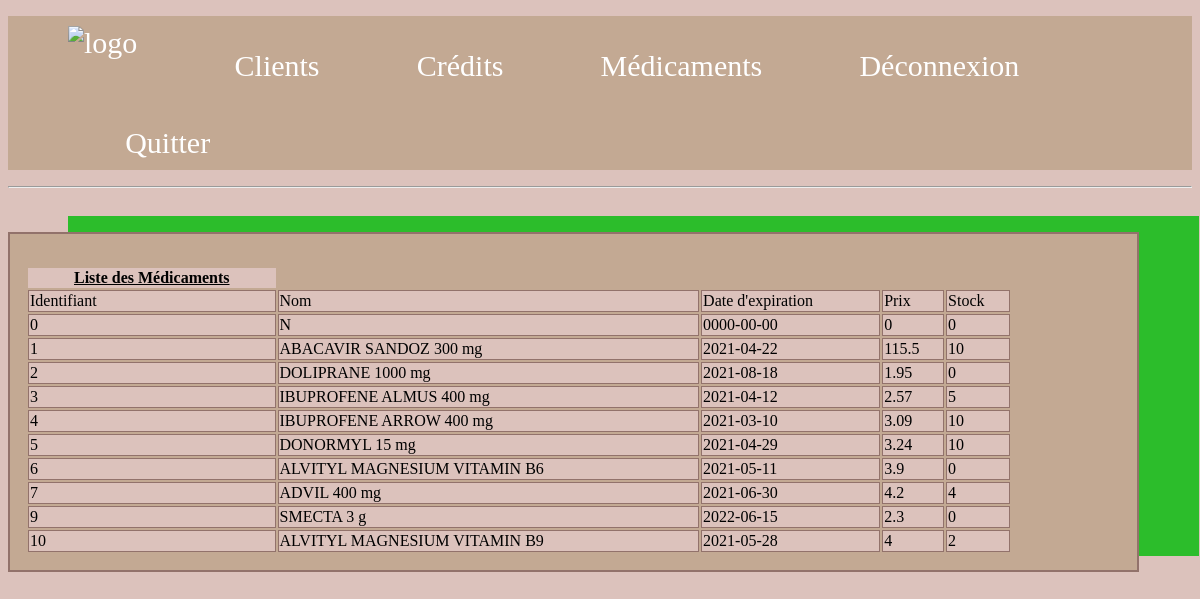
/stockbientôtvide.php, run on the app's committed database.
### stockbientôtvide.php (the view, shortened to what this page needs)
<!DOCTYPE html>
<html>
<head>
	<?php require 'menu.php'; ?>
	<link rel="stylesheet" href="stylebis.css">
</head>
<body>
	<hr><br><br>
    <div class="divafficher">
       <table>
            <thead>
                <tr>
            	   <th><u>Liste des Médicaments</u></th>
        	   </tr>
                <tr>
        		  <td>Identifiant</td>
        		  <td>Nom</td>
        		  <td>Date d'expiration</td>
        		  <td>Prix</td>
        		  <td>Stock </td>
        	   </tr>
            </thead>
            <tbody>
            <?php
                try{$bdd = new PDO('mysql:host=localhost;dbname=pharmacie ynrb;charset=utf8', 'root', '');}
                catch(Exception $e){ die('Erreur : '.$e->getMessage());}
                $reponce = $bdd->query('SELECT * FROM médicaments WHERE Stock<=10');
                ?>
            <?php
                while($donnees = $reponce->fetch()) {?>
                <tr>
                   	<td><?php echo $donnees['Midentifiant'];?></td>
                    <td><?php echo $donnees['Nom'];?></td>
                    <td><?php echo $donnees['Expire'];?></td>
                    <td><?php echo $donnees['Prix'];?></td>
                    <td><?php echo $donnees['Stock'];?></td>
                </tr>
            <?php   }?>
            </tbody>
        </table>
    </div>
</body>
</html>

### stylebis.css (style rules this page uses)
body { background-color: #DCC2BC; font-family: 'Times New Roman'; }
.divafficher { width: 92.5%; border: 2px solid #92726B; box-shadow: 60px -16px #2CBD2B ; padding: 1em; background-color:#C3A993; }
table { width: 90%; }
tr,td { border: 1px solid #92726B; background-color: #DCC2BC; }

### data on the page
médicaments: Midentifiant "0", Nom "N", Expire "0000-00-00", Prix "0", Stock "0"
médicaments: Midentifiant "1", Nom "ABACAVIR SANDOZ 300 mg", Expire "2021-04-22", Prix "115.5", Stock "10"
médicaments: Midentifiant "2", Nom "DOLIPRANE 1000 mg", Expire "2021-08-18", Prix "1.95", Stock "0"
médicaments: Midentifiant "3", Nom "IBUPROFENE ALMUS 400 mg", Expire "2021-04-12", Prix "2.57", Stock "5"
médicaments: Midentifiant "4", Nom "IBUPROFENE ARROW 400 mg", Expire "2021-03-10", Prix "3.09", Stock "10"
médicaments: Midentifiant "5", Nom "DONORMYL 15 mg", Expire "2021-04-29", Prix "3.24", Stock "10"
médicaments: Midentifiant "6", Nom "ALVITYL MAGNESIUM VITAMIN B6", Expire "2021-05-11", Prix "3.9", Stock "0"
médicaments: Midentifiant "7", Nom "ADVIL 400 mg", Expire "2021-06-30", Prix "4.2", Stock "4"
médicaments: Midentifiant "9", Nom "SMECTA 3 g", Expire "2022-06-15", Prix "2.3", Stock "0"
médicaments: Midentifiant "10", Nom "ALVITYL MAGNESIUM VITAMIN B9", Expire "2021-05-28", Prix "4", Stock "2"
